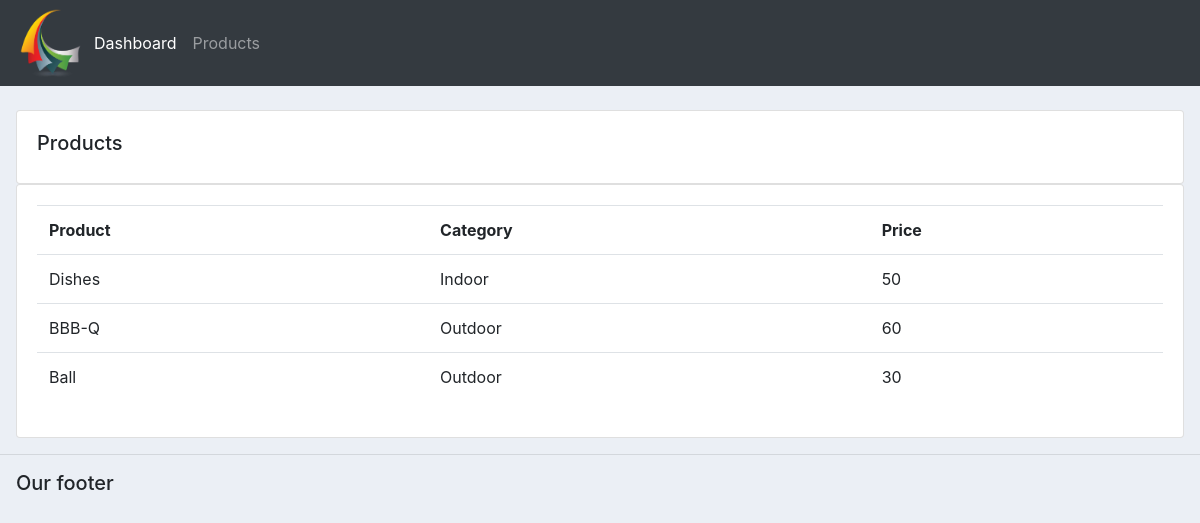
Screenshot of /products/ with the database file from the repository.
### accounts/models.py (models this page shows, shortened)
class Product(models.Model):
    CATEGORY = (    ('Indoor', 'Indoor'),
                    ('Outdoor', 'Outdoor')
               )
    name = models.CharField(max_length=200, null=True)
    price = models.CharField(max_length=200, null=True)
    category = models.CharField(max_length=200, null=True, choices=CATEGORY)
    description = models.CharField(max_length=200, null=True, blank=True)
    date_created = models.DateTimeField(auto_now_add=True, null=True)
    tags = models.ManyToManyField(Tag)

### accounts/views.py (the view)
# urls.py: path('products/', views.products, name='products'),
def products(request):
    products = Product.objects.all()
    return render(request, 'accounts/products.html', {'products': products})

### accounts/templates/accounts/products.html
{% extends 'accounts/main.html' %}
{% block content %}
<br>
<div class="row pl-3 pr-3">
  <div class="col-md">
    <div class="card card-body">
      <h5>Products</h5>
    </div>
    <div class="card card-body">
      <table class="table">
        <tr>
          <th>Product</th>
          <th>Category</th>
          <th>Price</th>
        </tr>
        {% for product in products %}
        <tr>
          <td>{{ product.name }}</td>
          <td>{{ product.category }}</td>
          <td>{{ product.price }}</td>
        </tr>
        {% endfor %}
      </table>
    </div>
  </div>
</div>
{% endblock %}

### static/css/main.css (style rules this page uses)
body { background-color: #ebeff5; }

### rows the page displays
Product: name "Dishes", category "Indoor", price "50"
Product: name "BBB-Q", category "Outdoor", price "60"
Product: name "Ball", category "Outdoor", price "30"
